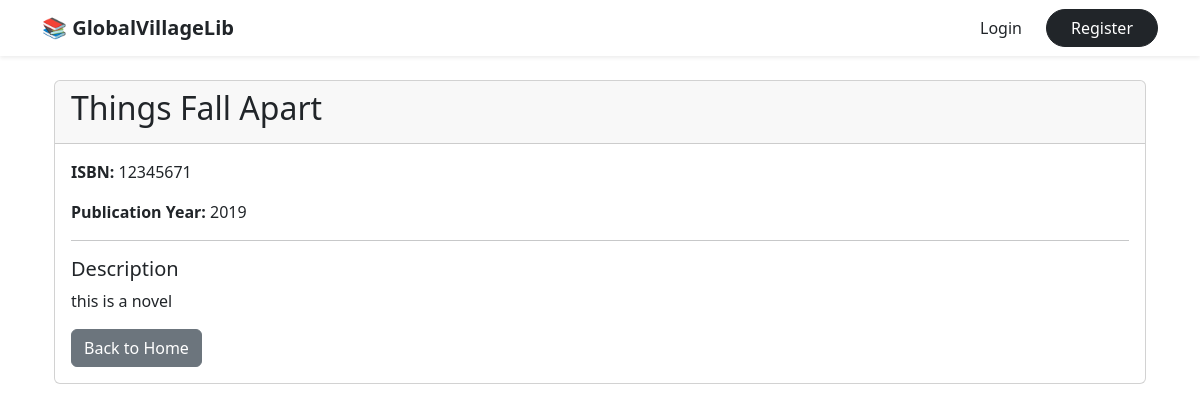
Screenshot of /books/book/1/ with the database file from the repository.
### books/models.py (models this page shows, shortened)
class Book(models.Model):
    title = models.CharField(max_length=64)
    subtitle = models.CharField(max_length=200, blank=True, null=True)
    authors_name = models.CharField(max_length=64, blank=False, null=True)
    isbn = models.CharField(max_length=13, unique=True)
    edition = models.CharField(max_length=64, blank=True, null=True)
    publication_year = models.PositiveIntegerField()
    description = models.TextField(blank=True, null=True)
    categories = models.ManyToManyField(Category, blank=True)

### books/views.py (the view)
# urls.py: path("book/<int:pk>/", views.book_detail, name="book_detail"),
def book_detail(request, pk):
    book = get_object_or_404(Book, pk=pk)
    return render(request, "books/book_details.html", {"book": book})

### books/templates/books/book_details.html (shortened to what this page needs)
{% extends 'books/home.html' %}
{% block content %}
<div class="container mt-4">
    <div class="card">
        <div class="card-header">
            <h2>{{ book.title }}</h2>
        </div>
        <div class="card-body">
            <p><strong>ISBN:</strong> {{ book.isbn }}</p>
            <p><strong>Publication Year:</strong> {{ book.publication_year }}</p>
            {% if book.description %}
            <hr>
            <h5>Description</h5>
            <p class="card-text">{{ book.description }}</p>
            {% endif %}
            <div class="mt-3">
                <a href="{% url 'home' %}" class="btn btn-secondary">Back to Home</a>
            </div>
        </div>
    </div>
</div>
{% endblock %}

### rows the page displays
Book: title "Things Fall Apart", isbn "12345671", publication_year "2019", description "this is a novel"
